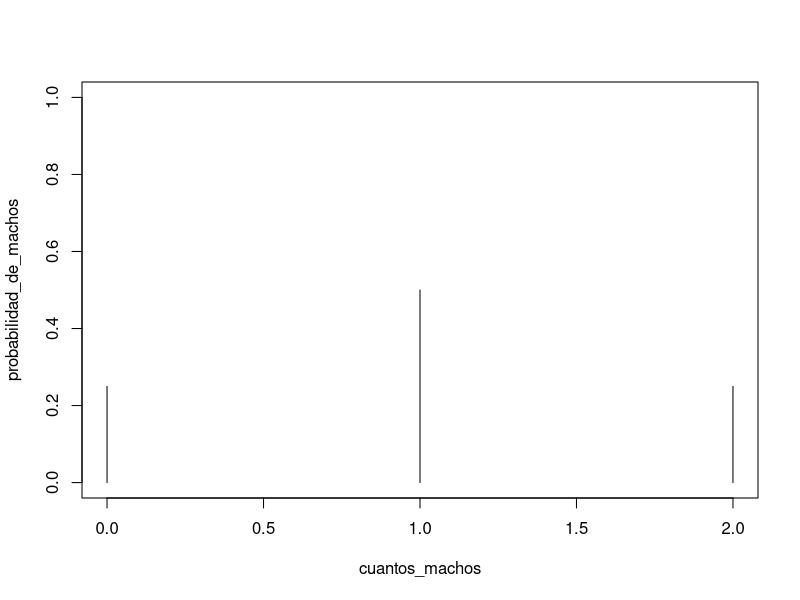
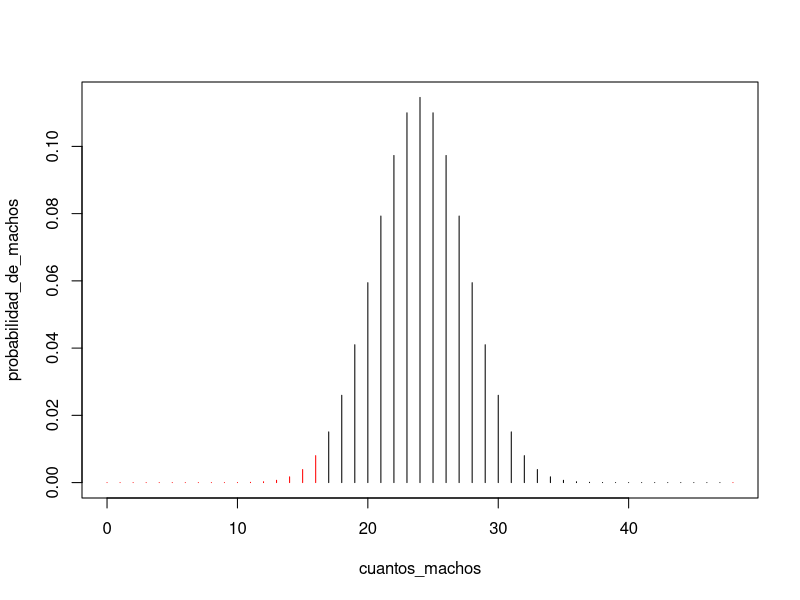
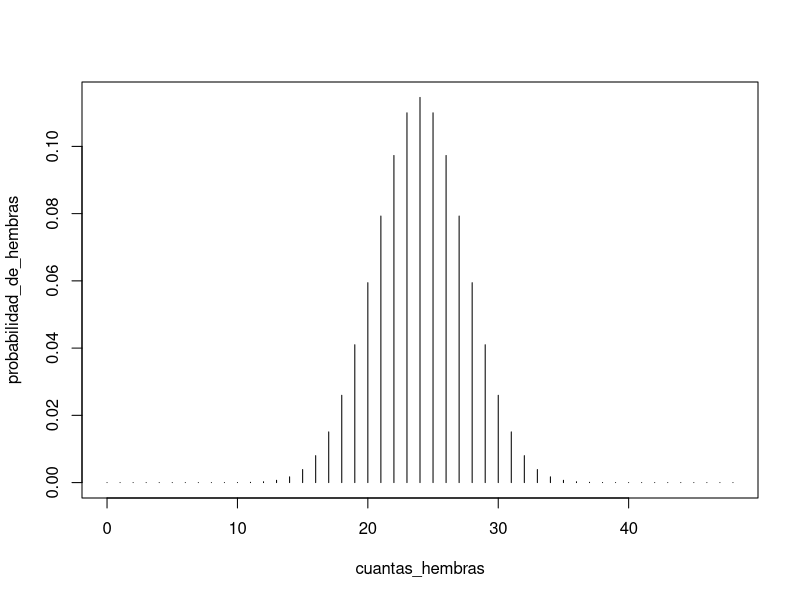
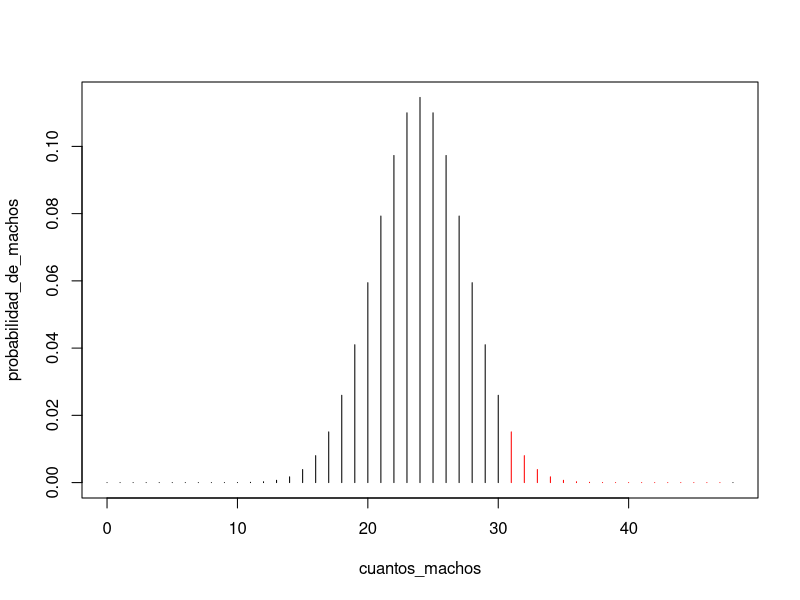
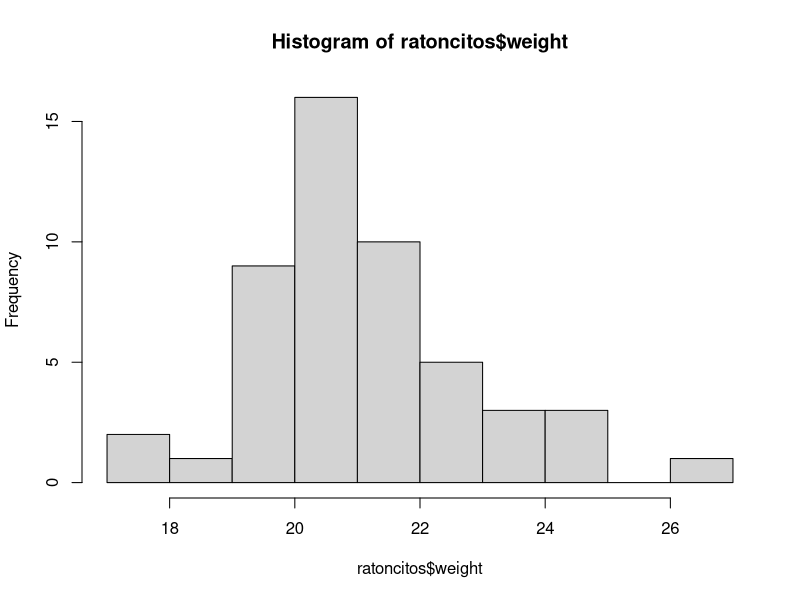
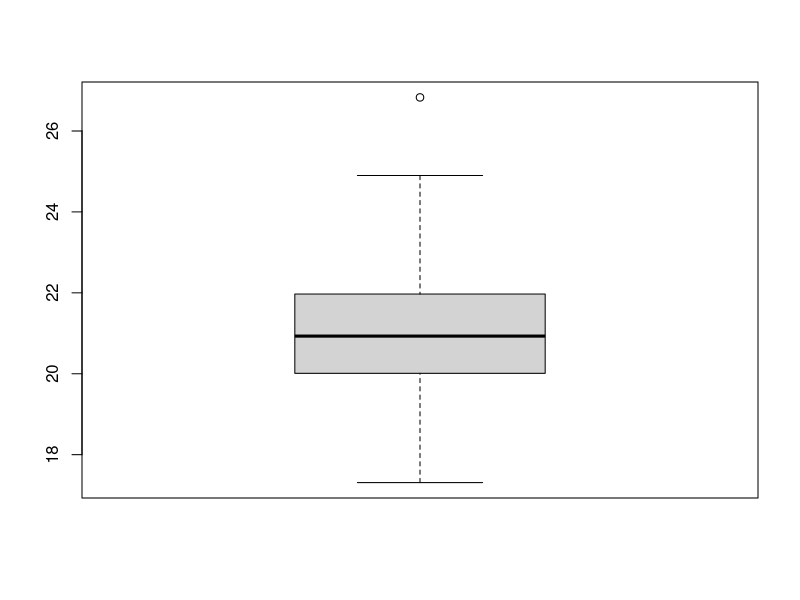
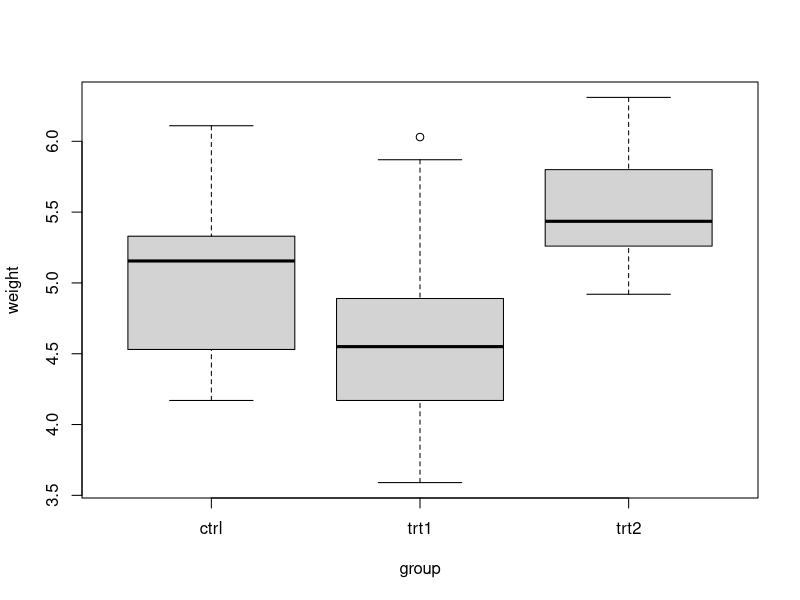
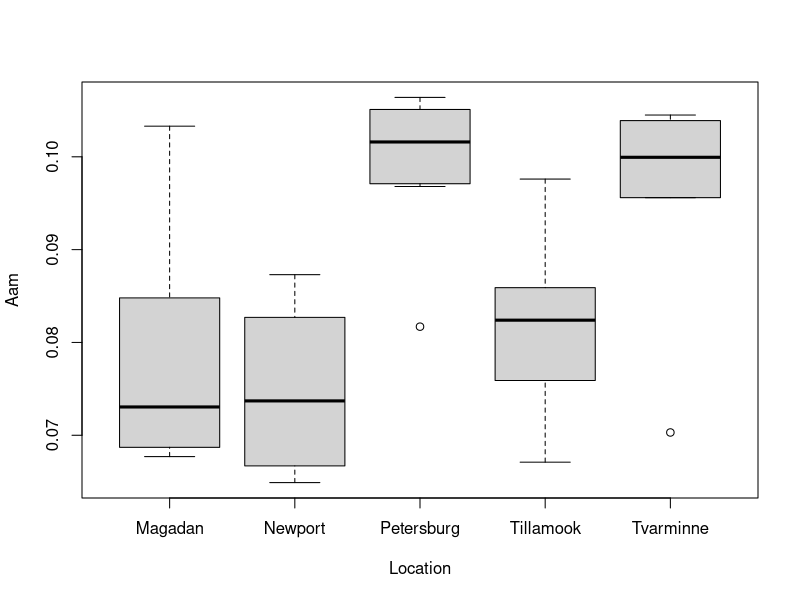

Here is the R script that generated these plots, in order: (Note: this script raises an error after producing the figures.)
#################################################################
#              Curso de análisis de datos con R
#                      Test de hipótesis
#################################################################
#Las gallinas son mas valiosas para las granjas que los gallos porque
#pueden poner huevos. Un laboratorio quiere probar tres drogas que supuestamente aumentan la probabilidad
#de que una gallina nazca gallina en lugar de gallo
#Aplica cada tipo de droga en tres grupos de 48 gallinas (una droga distinta por grupo) y obtiene los siguientes resultados:
#Droga 1: 25 H 23 M
#Droga 2: 47 H 1 M
#Droga 3: 31 H 17 M
#¿Qué dirían respecto a cada droga?
#------------------------------------
#¿cuál es la probabilidad de obtener el ultimo resultado si la droga no tuviera efecto, simplemente por azar?
#Para resolver esto, podemos empezar pensando que pasa con un solo huevo. Si la droga no tiene efecto, el huevo va a dar H o M con 50% de probabilidad cada uno.
#Para dos huevos, tenemos 4 opciones: H H, H M, M H, M M. Entonces, la probabilidad de dos H es 25%, de dos M es 25% y de una H y un M es 50%.
#Entonces, hacemos esto pero para 48 huevos.
#Si pensamos que lo que le pasa a cada gallina es independiente de lo que le pasa a la otra, simplemente tenemos que preguntarnos de cuantas
#formas posibles podemos obtener 17 M de 48 totales.
#Esta distribucion se conoce como binomial, y responde al resultado de un conjunto de preguntas dicotomicas independientes todas con la misma probabilidad. 

#R tiene una funcion que nos devuelve esta probabilidad
dbinom(x = 1, size = 1, prob = 0.5) #¿Que esperamos que de?

cuantos_machos         <- c(0, 1, 2)
probabilidad_de_machos <- dbinom(x = cuantos_machos, size = 2, prob = 0.5) #¿Que esperamos que de?
probabilidad_de_machos
plot(cuantos_machos, probabilidad_de_machos, type='h', ylim = c(0, 1))

#Veamos ahora para nuestra muestra particular
cuantos_machos         <- 0:48
probabilidad_de_machos <- dbinom(cuantos_machos, 48, prob = 0.5)
plot(cuantos_machos, probabilidad_de_machos, type='h', col = c(rep("red", 17),
                                                               rep("black", 31)))

#Si aceptamos 17 como evidencia, también hubieramos aceptado 16, 15, 14...0, entonces,
#calculemos la probabilidad de obtener 17 o menos "a mano".
sum(dbinom(0:17, 48, prob = 0.5))

#esta probabilidad de observar lo que observamos, suponiendo que no hay efecto (hipotesis nula) 
#es lo que se conoce como pvalue. En este caso, la hipotesis alternativa, que es la que nos interesa, 
#es que la droga hace que nazcan menos gallinas M que H.
#Como es "bastante" raro haber observado 17 M o menos, descartamos que no haya efecto (rechazamos la hipotesis nula).
#En general, en biología, se rechaza la hipotesis nula cuando el pvalue es menor a 0.05.

#Otra hipotesis que podriamos haber testeado es que haya mas H que las esperadas por azar
cuantas_hembras         <- 0:48
probabilidad_de_hembras <- dbinom(cuantas_hembras, 48, prob = 0.5)
plot(cuantas_hembras, probabilidad_de_hembras, type='h')
plot(cuantos_machos, probabilidad_de_machos, type='h', col = c(rep("black", 31),
                                                               rep("red", 17)))

#Si aceptamos 31 como evidencia, también hubieramos aceptado 32, 33, 34...48, entonces,
#calculemos la probabilidad de obtener 31 o mas "a mano".
sum(dbinom(31:48, 48, prob = 0.5)) 

#Otra hipotesis alternativa podria ser que la droga cambia la probabilidad de 0.5 de obtener F o M, pero sin
#indicar cual tiene mas probabilidad y cual menos (sin indicar la direccion del cambio).
#Entonces ademas de probar 17 o menos, deberiamos probar 31 o mas.
sum(dbinom(0:17, 48, prob = 0.5)) + sum(dbinom(31:48, 48, prob = 0.5))

#esto se conoce como test a dos colas, mientras que en el caso anterior, se conoce como test a una cola

#Veamos como hacer este test usando funciones de R en lugar de hacerlo a mano.
binom.test(17, 48, p = 0.5, "less") #tenemos menos chances que 50%

binom.test(17, 48, p = 0.5, "two.sided") #tenemos distinta chances que 50%

binom.test(31, 48, p = 0.5, alternative = "greater") #tenemos mas chances que 50%
#Veamos las salidas de estos tests.
#¿Que indica el pvalue?
#¿Que indica el intervalo de confianza?
#¿Que indica sample estimates: probability of success?


#Este test se llama "test exacto de bondad de ajuste" o "exact test of goodness-of-fit" y se usa cuando tenemos
#una variable nominal con dos niveles (por ejemplo F y M), pocas observaciones y un modelo teorico de lo que 
#esperamos que de.
#-------------------------------------------
#Si no podemos rechazar la hipotesis nula, eso significa que no hay efecto? o no necesariamente?
#Probemos con una muestra mas grande, de 96
#Droga 3: 62 F 34 M
binom.test(34, 96, p = 0.5, "two.sided") #a dos colas
#¿Qué podemos decir del pvalue y del intervalo de confianza comparado con la muestra de 48?


#Veamos otros tests que se suelen utilizar y como hacerlos.

#Mucho se habló de la publicación (o no publicación) de los resultados de la vacuna sputnik v.
#Finalmente, los resultados se publicaron el 2 de febrero en The Lancet, en
#Safety and efficacy of an rAd26 and rAd5 vector-based heterologous prime-boost COVID-19 vaccine: an interim analysis 
#of a randomised controlled phase 3 trial in Russia. Logunov et al.
#https://www.thelancet.com/journals/lancet/article/PIIS0140-6736(21)00234-8/fulltext
#En el texto nos cuentan que hicieron un ensayo doble ciego con 21977 adultos, de los cuales 16501 fueron vacunados con la sputnik y 5476 recibieron placebo.
#Luego de 21 días, de 14964 participantes vacunados, 16 contrajeron COVID-19, mientras que de 4902 del grupo placebo, 62 lo contrajeron.  
#Carguemos la tabla de pacientes
pacientes <- read.table(file = "sputnik.txt", sep = "\t", header = T)
head(pacientes)
View(pacientes)

#Contemos cuantos pacientes fueron tratados
table(pacientes$tratado)

#Contemos cuantos pacientes se infectaron
table(pacientes$infectado)

#Veamos como es la relacion entre ambas, llamada tabla de contingencia:
table(pacientes$tratado, pacientes$infectado)

#Podemos utilizar un test de chi cuadrado para ver si son independientes la infección y la vacuna. El test
#de chi cuadrado requiere que todos los valores esperados en la tabla de contingencia sean mayores a 5.
#R nos va a avisar si no se cumple la condición. En ese caso, podemos usar el test exacto de fisher fisher.test()
#H0: Las dos variables son independientes
#H1: Las dos variables no son independientes

chisq.test(pacientes$tratado, pacientes$infectado, correct=FALSE)
#Descartamos que sea independiente la infección de la vacuna.


#Se quiere probar una droga que supuestamente incrementa el peso corporal en mamiferos.
#Para ello se inyecto a 50 ratoncitos mus musculus la droga y se los peso luego de dos semanas.
#El peso promedio de un ratoncito es de 19 g.
#Cargamos los datos
ratoncitos <- read.csv("ratoncitos1.csv")
View(ratoncitos)
#Graficamos histograma, boxplot y calculamos medidas
hist(ratoncitos$weight)
boxplot(ratoncitos$weight)
mean(ratoncitos$weight)
sd(ratoncitos$weight)

#La media es diferente a 19 g, pero sera significativamente diferente?
#Usamos el t-test. Este test nos permite comparar la media de nuestra muestra con la media esperada.
#Para usarlo, tenemos que tener una muestra grande (> 30) o tener una muestra con distribucion normal.
#Tenemos una muestra grande, lo usamos.
#H0: La media muestral de los pesos es 19 g
#H1: La media muestral de los pesos es mayor a 19 g
t.test(ratoncitos$weight, alternative = "greater", mu = 19)

#Queremos estudiar el efecto de dos tratamientos en el crecimiento de una planta. Para ello contamos con plantas a las que se las trató con un placebo, plantas
#tratadas con la droga1 y plantas tratadas con la droga 2. ¿Cómo podemos saber si el tratamiento 1 o el tratamiento 2 fue efectivo?
#Usemos un t Test de dos muestras independientes para comparar el control con tratamiento 1 y el control con tratamiento 2. Además de ser normales e independientes,
#la varianza de los dos grupos tiene que ser la misma.

#Cargamos los datos
plantas <- datasets::PlantGrowth
View(plantas)
#Veamos como se distribuyen las plantas dentro de cada grupo
boxplot(weight ~ group, data = plantas)

#Para testear que las dos varianzas sean iguales (homogeneidad de varianzas) podemos usar el test de bartlett.
#H0: Los datos tienen igual varianza
#H1: Los datos no tienen igual varianza
bartlett.test(list(plantas$weight[plantas$group == "ctrl"], plantas$weight[plantas$group == "trt1"]))
bartlett.test(list(plantas$weight[plantas$group == "ctrl"], plantas$weight[plantas$group == "trt2"]))

#Para testear que cada variable sea normal
shapiro.test(plantas$weight[plantas$group == "ctrl"])
shapiro.test(plantas$weight[plantas$group == "trt1"])
shapiro.test(plantas$weight[plantas$group == "trt2"])

#Ahora si, podemos usar el t test de dos muestras
#H0: las medias de los dos grupos son iguales
#H1: las medias de los dos grupos son distintas

t.test(plantas$weight[plantas$group == "ctrl"], plantas$weight[plantas$group == "trt1"], var.equal = TRUE)
t.test(plantas$weight[plantas$group == "ctrl"], plantas$weight[plantas$group == "trt2"], var.equal = TRUE)

#¿Qué pasa si nuestros datos no cumplen homogeneidad de varianza?
#Veamos los datos de iris
View(iris)

#Comparamos setosa con versicolor en el largo del sépalo
shapiro.test(iris$Sepal.Length[iris$Species == "setosa"])
shapiro.test(iris$Sepal.Length[iris$Species == "versicolor"])

#Veamos si cumplen homogeneidad de varianza
bartlett.test(list(iris$Sepal.Length[iris$Species == "setosa"], iris$Sepal.Length[iris$Species == "versicolor"]))

#Ups! Qué podemos hacer? Usar el test de welch, que testea lo mismo que un t-test pero soporta varianzas distintas
t.test(iris$Sepal.Length[iris$Species == "setosa"], iris$Sepal.Length[iris$Species == "versicolor"], var.equal = F)

#Veamos un ejemplo con muchos valores de categorias.
#Cargamos el archivo de tamanios (Aam) de mejillones en distintos lugares (Location)
mejillones <- read.csv(file = "mejillones.csv")
View(mejillones)
table(mejillones$Location)

#Usamos anova para comparar la media de los distintos grupos. Necesita normalidad e igualdad de varianzas.
boxplot(Aam ~ Location, mejillones)
shapiro.test(mejillones$Aam[mejillones$Location == "Magadan"])
shapiro.test(mejillones$Aam[mejillones$Location == "Newport"])
shapiro.test(mejillones$Aam[mejillones$Location == "Petersburg"])
shapiro.test(mejillones$Aam[mejillones$Location == "Tillamook"])
shapiro.test(mejillones$Aam[mejillones$Location == "Tvarminne"])

#Descartamos Magadan y Tvarminne porque no son normales
mejillones <- mejillones[mejillones$Location != "Magadan", ]
mejillones <- mejillones[mejillones$Location != "Tvarminne", ]
table(mejillones$Location)

#Veamos las varianzas de esas localidades
var(mejillones$Aam[mejillones$Location == "Newport"])
var(mejillones$Aam[mejillones$Location == "Petersburg"])
var(mejillones$Aam[mejillones$Location == "Tillamook"])

#Son practicamente iguales, podemos usar anova
summary(aov(Aam ~ Location, mejillones[mejillones$Location ]))

#Hay muchisimos tests para muchisimos casos distintos, les recomendamos fuertemente que lean
#McDonald J. (2014). HANDBOOK OF BIOLOGICAL STATISTICS, SPARKY HOUSE PUBLISHING. (http://www.biostathandbook.com/HandbookBioStatThird.pdf)
#Esta online y es gratuito, junto con como realizar los distintos tests en r
#Mangiafico S. (2015), AN R COMPANION FOR THE HANDBOOK OF BIOLOGICAL STATISTICS, New Brunswick, Rutgers University (http://rcompanion.org/documents/RCompanionBioStatistics.pdf)



